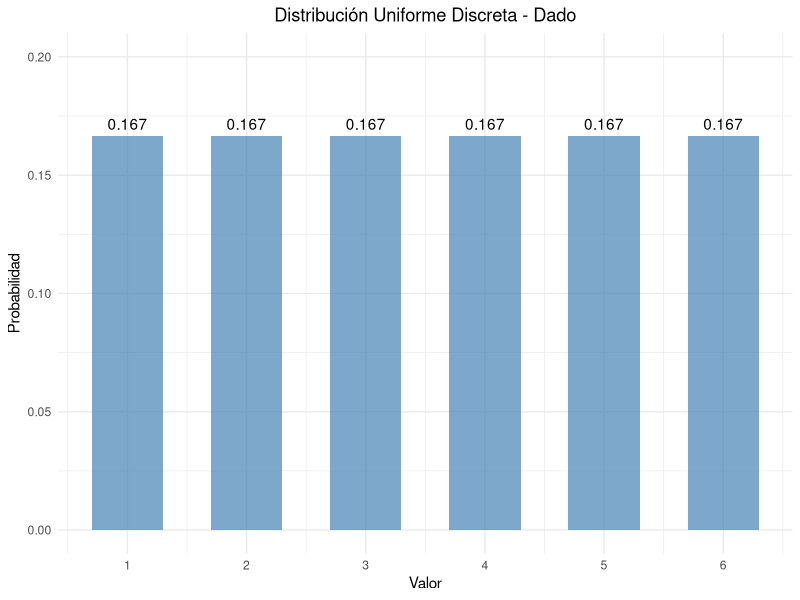
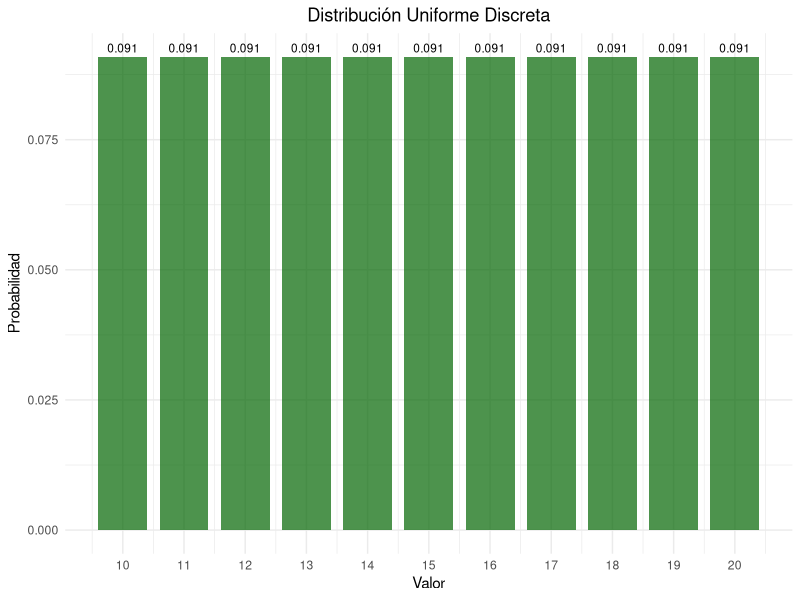
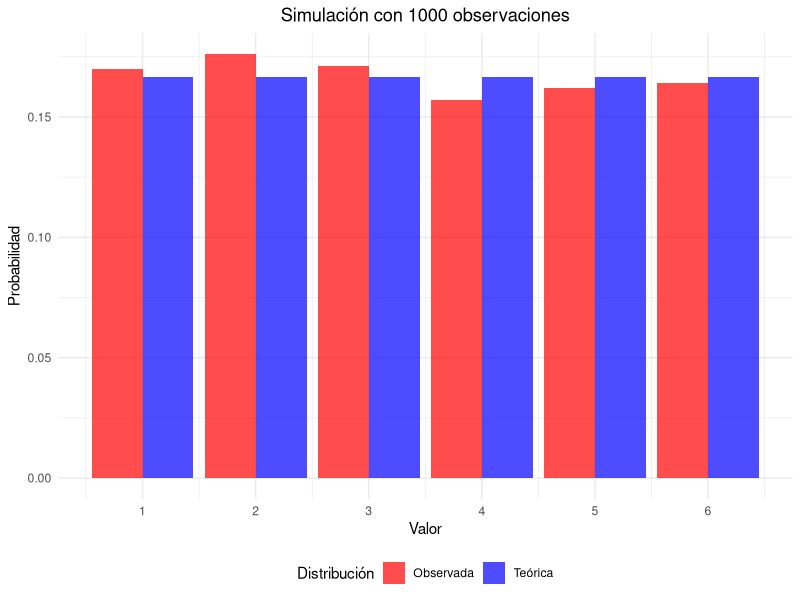
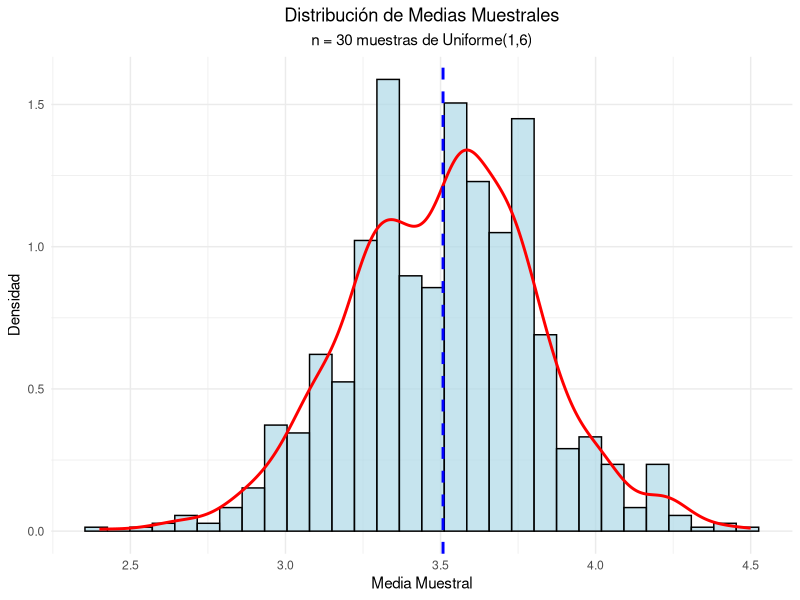
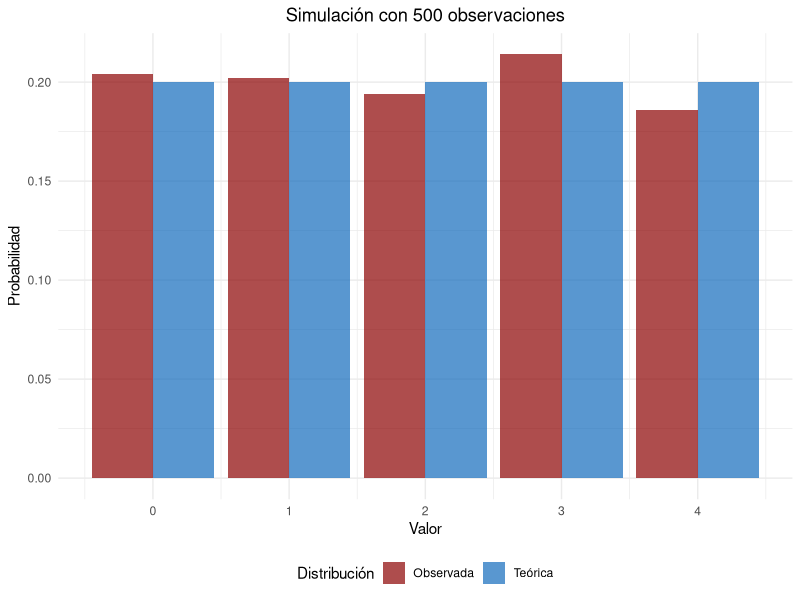

R code for these plots, in order:
## ---- chunk 1
#| label: setup
#| include: false
library(tidyverse)
library(kableExtra)
library(gridExtra)
library(knitr)
library(kableExtra)
## ---- chunk 2
#| code-fold: true
#| label: dado-ejemplo

# Parámetros del dado
x_1 <- 1
x_6 <- 6
valores <- x_1:x_6
probabilidades <- rep(1/length(valores), length(valores))

# Crear data frame
dado_data <- data.frame(
  Valor = valores,
  Probabilidad = probabilidades
)

# Mostrar tabla
kable(dado_data, 
      caption = "Distribución de probabilidad de un dado",
      align = "cc") %>%
  kable_styling(bootstrap_options = "striped")
## ---- chunk 3
#| code-fold: true
#| label: parametros-dado
# Media
media <- sum(dado_data$Valor)/length(dado_data$Valor)
cat("Media:", media, "\n")

# Varianza
varianza <- sum((dado_data$Valor- media)^2)/length(dado_data$Valor)
cat("Varianza:", varianza, "\n")

# Desviación estándar
desv_std <- sqrt(varianza)
cat("Desviación estándar:", round(desv_std, 4), "\n")
## ---- chunk 4
#| code-fold: true
#| label: grafico-dado
#| fig-cap: "Función de probabilidad de un dado"

ggplot(dado_data, aes(x = Valor, y = Probabilidad)) +
  geom_col(fill = "steelblue", alpha = 0.7, width = 0.6) +
  geom_text(aes(label = round(Probabilidad, 3)), vjust = -0.5) +
  scale_x_continuous(breaks = valores) +
  scale_y_continuous(limits = c(0, 0.20)) +
  labs(title = "Distribución Uniforme Discreta - Dado",
       x = "Valor",
       y = "Probabilidad") +
  theme_minimal() +
  theme(plot.title = element_text(hjust = 0.5),
        plot.subtitle = element_text(hjust = 0.5))
## ---- chunk 5
#| code-fold: true
#| label: ejemplo-numeros

x2_1 <- 10
x2_n <- 20
valores2 <- x2_1:x2_n
probabilidades2 <- rep(1/(length(valores2)), length(valores2))

# Data_frame
data2 <- data.frame(
  Valor = valores2,
  Probabilidad = probabilidades2
)

# Parámetros estadísticos
media2 <- mean(data2$Valor)
varianza2 <- sum((data2$Valor - media2)^2)/length(data2$Valor)
desv_std2 <- sqrt(varianza2)

cat("Media:", media2, "\n")
cat("Varianza:", round(varianza2, 4), "\n")
cat("Desviación estándar:", round(desv_std2, 4), "\n")
## ---- chunk 6
#| label: grafico-numeros
#| fig-cap: "Distribución uniforme discreta entre 10 y 20"


ggplot(data2, aes(x = Valor, y = Probabilidad)) +
  geom_col(fill = "darkgreen", alpha = 0.7, width = 0.8) +
  geom_text(aes(label = round(Probabilidad, 3)), 
            vjust = -0.5, size = 3) +
  scale_x_continuous(breaks = seq(10, 20, 1)) +
  labs(title = "Distribución Uniforme Discreta",
       x = "Valor",
       y = "Probabilidad") +
  theme_minimal() +
  theme(plot.title = element_text(hjust = 0.5),
        plot.subtitle = element_text(hjust = 0.5))
## ---- chunk 7
#| code-fold: true
#| label: simulacion
# Función para generar números de distribución uniforme discreta
runif_disc <- function(n, a, b) {
  sample(a:b, n, replace = TRUE)
}

# Generar 1000 números aleatorios
set.seed(123)
n_sim <- 1000
muestra <- runif_disc(n_sim, 1, 6)

# Frecuencias observadas
freq_obs <- table(muestra)
freq_rel <- prop.table(freq_obs)

# Comparar con probabilidades teóricas
comparacion <- data.frame(
  Valor = 1:6,
  Prob_Teorica = rep(1/6, 6),
  Freq_Observada = as.numeric(freq_rel)
)

kable(comparacion, 
      caption = "Comparación entre probabilidades teóricas y observadas",
      col.names = c("Valor", "Prob. Teórica", "Freq. Observada"),
      digits = 4) |> 
  kable_styling(bootstrap_options = "striped")
## ---- chunk 8
#| code-fold: true
#| label: grafico-simulacion
#| fig-width: 8
#| fig-height: 6
#| fig-align: "center"
#| fig-cap: "Comparación entre distribución teórica y simulada"


# Preparar datos para el gráfico
comp_long <- comparacion |> 
  pivot_longer(cols = c(Prob_Teorica, Freq_Observada),
               names_to = "Tipo",
               values_to = "Probabilidad") %>%
  mutate(Tipo = case_when(
    Tipo == "Prob_Teorica" ~ "Teórica",
    Tipo == "Freq_Observada" ~ "Observada"
  ))

ggplot(comp_long, aes(x = Valor, y = Probabilidad, fill = Tipo)) +
  geom_col(position = "dodge", alpha = 0.7) +
  scale_x_continuous(breaks = 1:6) +
  scale_fill_manual(values = c("Teórica" = "blue", "Observada" = "red")) +
  labs(title = paste("Simulación con", n_sim, "observaciones"),
       x = "Valor",
       y = "Probabilidad",
       fill = "Distribución") +
  theme_minimal() +
  theme(plot.title = element_text(hjust = 0.5),
        legend.position = "bottom")
## ---- chunk 9
#| code-fold: true
#| label: limite-central
#| fig-width: 8
#| fig-height: 6
#| fig-align: "center"
#| fig-cap: "Demostración del Teorema del Límite Central"
# Simular medias muestrales
set.seed(456)
n_muestras <- 1000
tamaño_muestra <- 30

medias_muestrales <- replicate(n_muestras, {
  muestra <- runif_disc(tamaño_muestra, 1, 6)
  mean(muestra)
})

# Crear histograma
hist_data <- data.frame(Medias = medias_muestrales)

ggplot(hist_data) +
  geom_histogram(aes(x=Medias, after_stat(density)), bins = 30, 
                 fill = "lightblue", alpha = 0.7, color = "black") +
  geom_density(aes(x = Medias), color = "red", linewidth = 1) +
  geom_vline(xintercept = mean(medias_muestrales), 
             color = "blue", linetype = "dashed", linewidth = 1) +
  labs(title = "Distribución de Medias Muestrales",
       subtitle = paste("n =", tamaño_muestra, "muestras de Uniforme(1,6)"),
       x = "Media Muestral",
       y = "Densidad") +
  theme_minimal() +
  theme(plot.title = element_text(hjust = 0.5),
        plot.subtitle = element_text(hjust = 0.5))

# Estadísticas
cat("Media teórica:", (1+6)/2, "\n")
cat("Media observada:", round(mean(medias_muestrales), 4), "\n")
cat("Varianza teórica de la media:", round(((6-1+1)^2-1)/12/tamaño_muestra, 4), "\n")
cat("Varianza observada de la media:", round(var(medias_muestrales), 4), "\n")
## ---- chunk 10

x_1 <- 1
x_8 <- 8
valores <- x_1:x_8
probabilidades <- rep(1/length(valores), length(valores))


urna_data <- data.frame(
    Valor = valores,
    Probabilidad = probabilidades
)



kable(urna_data,
    caption = "Distribución de probabilidad de la urna con 8 bolas",
    align = "cc") %>% 
    kable_styling(bootstrap_options = "striped")


numeros_pares <- seq(2, 8, by = 2)
prob_par <- sum(probabilidades[valores %in% numeros_pares])

cat("La probabilidad de obtener un número par es:", prob_par, "\n")
## ---- chunk 11
x2_1 <- 5
x2_n <- 15
valores3 <- x2_1:x2_n
probabilidades2 <- rep(1/(length(valores2)), length(valores3))

# Data_frame
data2 <- data.frame(
  Valor = valores3,
  Probabilidad = probabilidades2
)

# Parámetros estadísticos
media2 <- mean(data2$Valor)
varianza2 <- sum((data2$Valor - media2)^2)/length(data2$Valor)
desv_std2 <- sqrt(varianza2)

cat("Media:", media2, "\n")
## ---- chunk 12
cat("Varianza:", round(varianza2, 4), "\n")
## ---- chunk 13
#| code-fold: true
#| label: simulacion2
# Función para generar números de distribución uniforme discreta
runif_disc <- function(n, a, b) {
  sample(a:b, n, replace = TRUE)
}

# Generar 1000 números aleatorios
set.seed(666)
n_sim <- 500
muestra <- runif_disc(n_sim, 0, 4)

# Frecuencias observadas
freq_obs <- table(muestra)
freq_rel <- prop.table(freq_obs)

# Comparar con probabilidades teóricas
comparacion <- data.frame(
  Valor = 0:4,
  Prob_Teorica = rep(1/5, 5),
  Freq_Observada = as.numeric(freq_rel)
)

kable(comparacion, 
      caption = "Comparación entre probabilidades teóricas y observadas",
      col.names = c("Valor", "Prob. Teórica", "Freq. Observada"),
      digits = 4) |> 
  kable_styling(bootstrap_options = "striped")
## ---- chunk 14
#| code-fold: true
#| label: grafico-simulacion2
#| fig-width: 8
#| fig-height: 6
#| fig-align: "center"
#| fig-cap: "Comparación entre distribución teórica y simulada"


# Preparar datos para el gráfico
comp_long <- comparacion |> 
  pivot_longer(cols = c(Prob_Teorica, Freq_Observada),
               names_to = "Tipo",
               values_to = "Probabilidad") %>%
  mutate(Tipo = case_when(
    Tipo == "Prob_Teorica" ~ "Teórica",
    Tipo == "Freq_Observada" ~ "Observada"
  ))

ggplot(comp_long, aes(x = Valor, y = Probabilidad, fill = Tipo)) +
  geom_col(position = "dodge", alpha = 0.7) +
  scale_x_continuous(breaks = 0:4) +
  scale_fill_manual(values = c("Teórica" = "#126ABC", "Observada" = "darkred")) +
  labs(title = paste("Simulación con", n_sim, "observaciones"),
       x = "Valor",
       y = "Probabilidad",
       fill = "Distribución") +
  theme_minimal() +
  theme(plot.title = element_text(hjust = 0.5),
        legend.position = "bottom")
